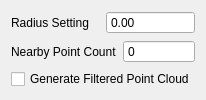
    <widget class="QWidget" name="page_5">
     <layout class="QVBoxLayout" name="verticalLayout_radiusSearch">
      <item>
       <layout class="QHBoxLayout" name="horizontalLayout_radius">
        <item>
         <widget class="QLabel" name="label_radius">
          <property name="text">
           <string>Radius Setting</string>
          </property>
         </widget>
        </item>
        <item>
         <widget class="QDoubleSpinBox" name="doubleSpinBox_radius">
          <property name="buttonSymbols">
           <enum>QAbstractSpinBox::ButtonSymbols::NoButtons</enum>
          </property>
          <property name="decimals">
           <number>2</number>
          </property>
         </widget>
        </item>
       </layout>
      </item>
      <item>
       <layout class="QHBoxLayout" name="horizontalLayout_radiusPoints">
        <item>
         <widget class="QLabel" name="label_radiusPoints">
          <property name="text">
           <string>Nearby Point Count</string>
          </property>
         </widget>
        </item>
        <item>
         <widget class="QSpinBox" name="spinBox_radiusPoints">
          <property name="buttonSymbols">
           <enum>QAbstractSpinBox::ButtonSymbols::NoButtons</enum>
          </property>
         </widget>
        </item>
       </layout>
      </item>
      <item>
       <layout class="QHBoxLayout" name="horizontalLayout_check_radius">
        <item>
         <widget class="QCheckBox" name="checkBox_radius_enable">
          <property name="text">
           <string>Generate Filtered Point Cloud</string>
          </property>
         </widget>
        </item>
       </layout>
      </item>
     </layout>
    </widget>
